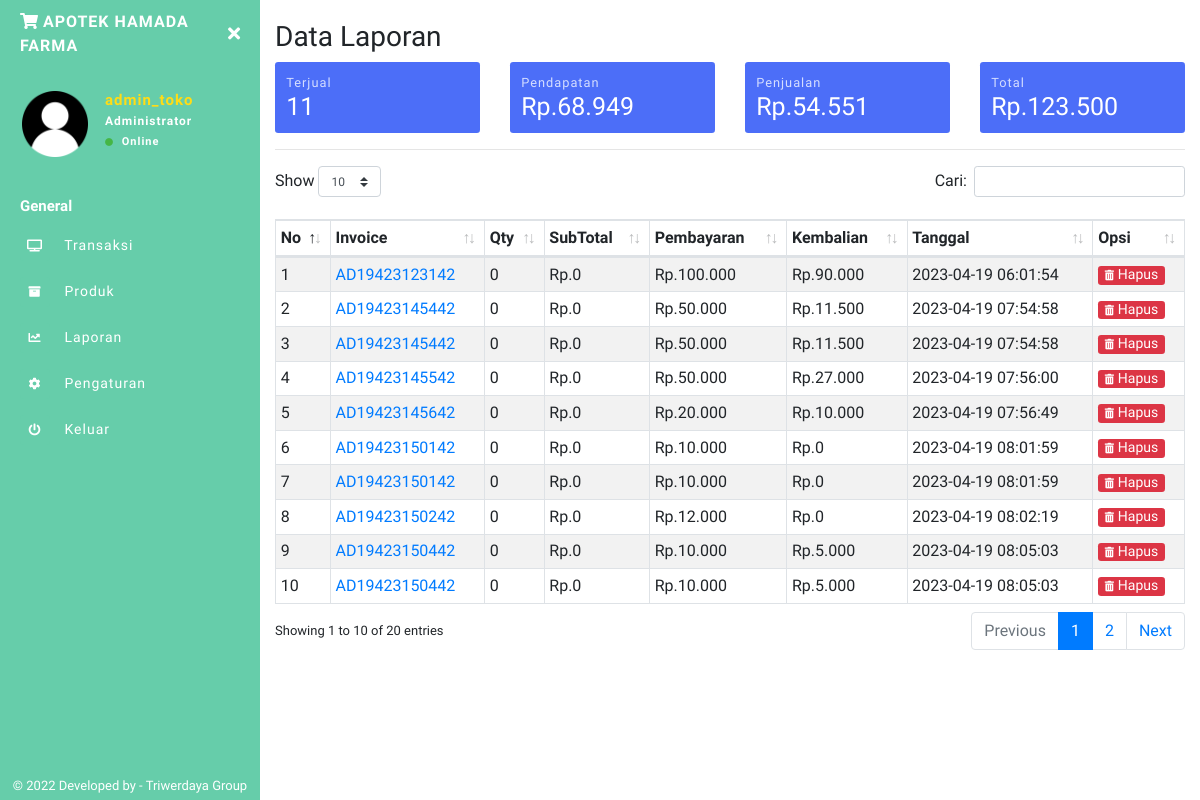
The app's page /laporan.php (signed in) with its own data.
### tables this page shows
CREATE TABLE `inv` (
  `invid` int(11) NOT NULL,
  `invoice` varchar(100) NOT NULL,
  `tgl_inv` timestamp NOT NULL DEFAULT current_timestamp() ON UPDATE current_timestamp(),
  `pembayaran` int(11) NOT NULL,
  `kembalian` int(11) NOT NULL,
  `status` varchar(10) NOT NULL,
  `toko` varchar(255) NOT NULL
);

### laporan.php (the view, shortened to what this page needs)
<?php include 'sidebar.php'; ?>
<?php
$i1 = mysqli_fetch_assoc(mysqli_query($conn,"SELECT SUM(qty) as totqty FROM laporan"));
$i2 = mysqli_fetch_assoc(mysqli_query($conn,"SELECT SUM(qty*harga_modal) as totdpt FROM laporan"));
$i3 = mysqli_fetch_assoc(mysqli_query($conn,"SELECT SUM(subtotal-qty*harga_modal) as totdpt1 FROM laporan"));
$i4 = mysqli_fetch_assoc(mysqli_query($conn,"SELECT SUM(subtotal) as isub FROM laporan"));
?>
    <h1 class="h3 mb-2">Data Laporan</h1>
        <div class="row">
            <div class="col-6 col-sm-6 col-md-3 col-lg-3 m-pr-1 m-mb-1">
                <div class="box-laporan">
                    <p class="small mb-0">Terjual</p>
                    <h5 class="mb-0"><?php echo ribuan($i1['totqty']); ?></h5>
                </div>
            </div>
            <div class="col-6 col-sm-6 col-md-3 col-lg-3 m-pl-1 m-mb-1">
                <div class="box-laporan">
                    <p class="small mb-0">Pendapatan</p>
                    <h5 class="mb-0">Rp.<?php echo ribuan($i3['totdpt1']); ?></h5>
                </div>
            </div>
            <div class="col-6 col-sm-6 col-md-3 col-lg-3 m-pr-1">
                <div class="box-laporan">
                    <p class="small mb-0">Penjualan</p>
                    <h5 class="mb-0">Rp.<?php echo ribuan($i2['totdpt']); ?></h5>
                </div>
            </div>
            <div class="col-6 col-sm-6 col-md-3 col-lg-3 m-pl-1">
                <div class="box-laporan">
                    <p class="small mb-0">Total</p>
                    <h5 class="mb-0">Rp.<?php echo ribuan($i4['isub']); ?></h5>
                </div>
            </div>
        </div>
<hr>
<table class="table table-striped table-sm table-bordered dt-responsive nowrap" id="table" width="100%">
<thead>
  <tr>
    <th>No</th>
    <th>Invoice</th>
    <th>Qty</th>
    <th>SubTotal</th>
    <th>Pembayaran</th>
    <th>Kembalian</th>
    <th>Tanggal</th>
    <th>Opsi</th>
  </tr>
</thead>
<tbody>
<?php
    $no = 1;
    $data_laporan = mysqli_query($conn,"SELECT * FROM inv WHERE status='selesai' ORDER BY invid ASC");
    while($d = mysqli_fetch_array($data_laporan)){
      $oninv = $d['invoice'];
        ?>
  <tr>
    <td><?php echo $no++; ?></td>
    <td><a href="invoice.php?detail=<?php echo $oninv ?>"><?php echo $d['invoice']; ?></a></td>
    <td><?php
  $result1 = mysqli_query($conn,"SELECT SUM(qty) AS count FROM laporan WHERE invoice='$oninv'");
  $cekrow = mysqli_num_rows($result1);
  $row1 = mysqli_fetch_assoc($result1);
  $count = $row1['count'];
  if($cekrow > 0){
      echo ribuan($count);
      } else {
          echo '0';
      }?></td>
    <td>Rp.<?php
  $result2 = mysqli_query($conn,"SELECT SUM(subtotal) AS count1 FROM laporan WHERE invoice='$oninv'");
  $cekrow1 = mysqli_num_rows($result2);
  $row2 = mysqli_fetch_assoc($result2);
  $count1 = $row2['count1'];
  if($cekrow1 > 0){
      echo ribuan($count1);
      } else {
          echo '0';
      }?></td>
    <td>Rp.<?php echo ribuan($d['pembayaran']); ?></td>
    <td>Rp.<?php echo ribuan($d['kembalian']); ?></td>
    <td><?php echo $d['tgl_inv']; ?></td>
    <td>
      <form method="post">
        <button type="submit" name="Remove" class="btn btn-danger btn-xs">
          <i class="fas fa-trash-alt fa-xs mr-1"></i>Hapus</button>
      </form>
    </td>
  </tr>
  <?php } ?>
</tbody>
</table>
<?php include 'footer.php'; ?>

### sidebar.php (shortened to what this page needs)
<?php
include "config.php";
  function ribuan ($nilai){
    return number_format ($nilai, 0, ',', '.');
}
$uid = $_SESSION['userid'];
$DataLogin = mysqli_fetch_array(mysqli_query($conn,"SELECT * FROM login WHERE userid='$uid'"));
$username = $DataLogin['username'];
$toko = $DataLogin['toko'];
$logo = $DataLogin['logo'];
?>
<!DOCTYPE html>
<html>
<head>
    <link rel="stylesheet" href="https://maxcdn.bootstrapcdn.com/bootstrap/4.0.0/css/bootstrap.min.css">
    <link href="assets/css/style.css" rel="stylesheet">
    <link href="https://use.fontawesome.com/releases/v5.0.6/css/all.css" rel="stylesheet">
    <link href="assets/vendor/datatables/dataTables.bootstrap4.min.css" rel="stylesheet">
  <link href="assets/vendor/datatables/responsive.bootstrap4.min.css" rel="stylesheet">
</head>
<body>
<div class="page-wrapper chiller-theme toggled">
  <nav id="sidebar" class="sidebar-wrapper">
    <div class="sidebar-content">
      <div class="sidebar-brand">
        <a href="./"><i class="fas fa-shopping-cart mr-1"></i><?php echo $toko ?></a>
        <div id="close-sidebar">
          <i class="fas fa-times"></i>
        </div>
      </div>
      <div class="sidebar-header">
        <div class="user-pic" style="height:70px;width:70px;">
          <img class="img-responsive img-rounded" src="assets/images/<?php echo $logo ?>"
            alt="User picture">
        </div>
        <div class="user-info">
          <span class="user-name"><?php echo $username ?>
          </span>
          <span class="user-role">Administrator</span>
          <span class="user-status">
            <i class="fa fa-circle"></i>
            <span>Online</span>
          </span>
        </div>
      </div>
      <div class="sidebar-menu">
        <ul>
          <li class="header-menu">
            <span>General</span>
          </li>
          <li>
            <a href="index.php">
              <i class="fas fa-tv"></i>
              <span>Transaksi</span>
            </a>
          </li>
          <li>
            <a href="produk.php">
            <i class="fas fa-archive"></i>
              <span>Produk</span>
            </a>
          </li>
          <li>
            <a href="laporan.php">
              <i class="fa fa-chart-line"></i>
              <span>Laporan</span>
            </a>
          </li>
          <li>
            <a href="pengaturan.php">
              <i class="fa fa-cog"></i>
              <span>Pengaturan</span>
            </a>
          </li>
          <li>
            <a href="#Exit" data-toggle="modal">
              <i class="fa fa-power-off"></i>
              <span>Keluar</span>
            </a>
          </li>
        </ul>
      </div>
    </div>
    <div class="sidebar-footer">
    © 2022 Developed by - Triwerdaya Group</a>
    </div>
  </nav>
  <main class="page-content">
    <div class="container-fluid">
    <div class="d-block d-sm-block d-md-none d-lg-none py-2"></div>

### records on screen
inv: invoice "AD19423123142", count "0", count1 "0", pembayaran "100.000", kembalian "90.000", tgl_inv "2023-04-19 06:01:54"
inv: invoice "AD19423145442", count "0", count1 "0", pembayaran "50.000", kembalian "11.500", tgl_inv "2023-04-19 07:54:58"
inv: invoice "AD19423145442", count "0", count1 "0", pembayaran "50.000", kembalian "11.500", tgl_inv "2023-04-19 07:54:58"
inv: invoice "AD19423145542", count "0", count1 "0", pembayaran "50.000", kembalian "27.000", tgl_inv "2023-04-19 07:56:00"
inv: invoice "AD19423145642", count "0", count1 "0", pembayaran "20.000", kembalian "10.000", tgl_inv "2023-04-19 07:56:49"
inv: invoice "AD19423150142", count "0", count1 "0", pembayaran "10.000", kembalian "0", tgl_inv "2023-04-19 08:01:59"
inv: invoice "AD19423150142", count "0", count1 "0", pembayaran "10.000", kembalian "0", tgl_inv "2023-04-19 08:01:59"
inv: invoice "AD19423150242", count "0", count1 "0", pembayaran "12.000", kembalian "0", tgl_inv "2023-04-19 08:02:19"
inv: invoice "AD19423150442", count "0", count1 "0", pembayaran "10.000", kembalian "5.000", tgl_inv "2023-04-19 08:05:03"
inv: invoice "AD19423150442", count "0", count1 "0", pembayaran "10.000", kembalian "5.000", tgl_inv "2023-04-19 08:05:03"

### other values on screen
$toko "APOTEK HAMADA FARMA"
$username "admin_toko"
ribuan($i1['totqty']) "11"
ribuan($i3['totdpt1']) "68.949"
ribuan($i2['totdpt']) "54.551"
ribuan($i4['isub']) "123.500"
